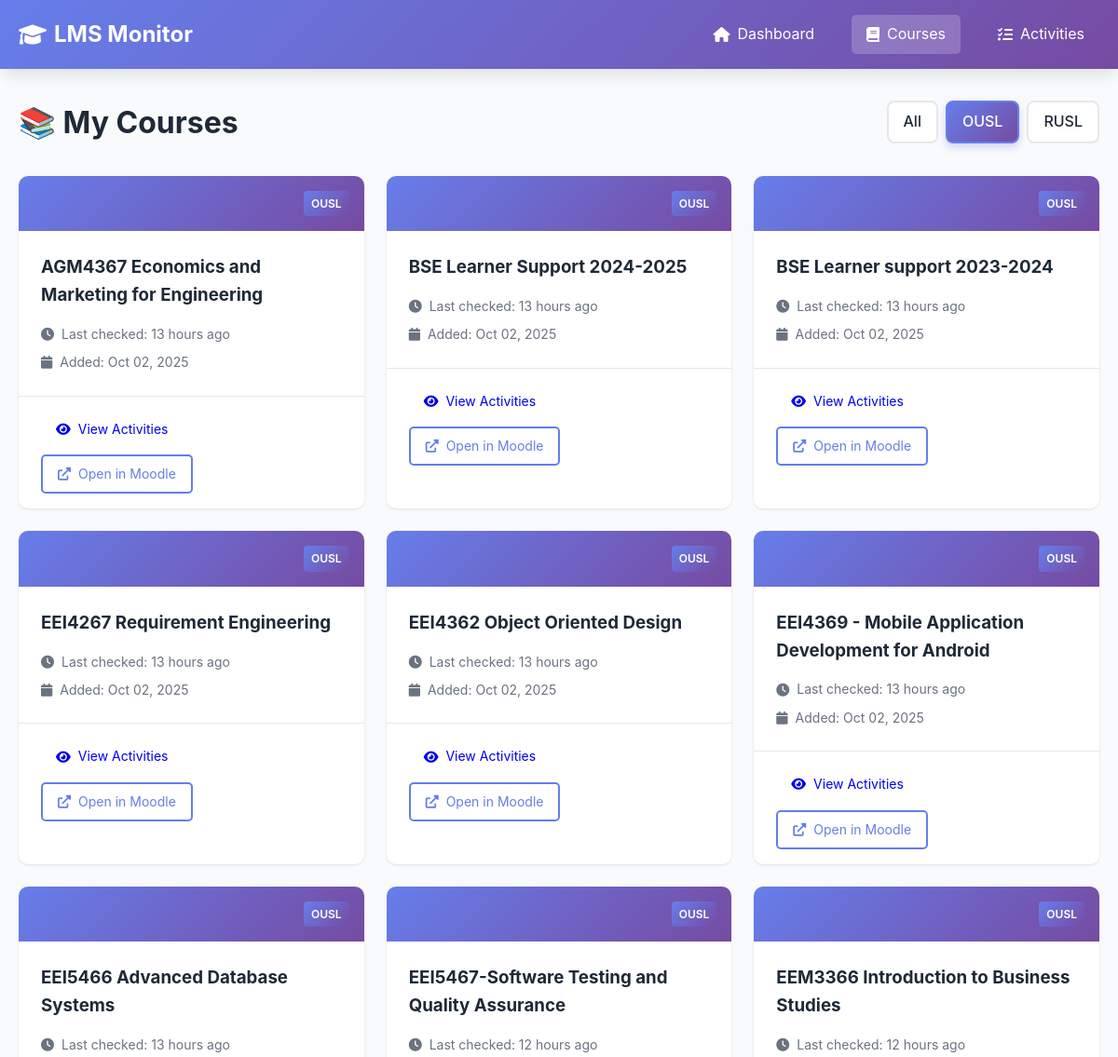
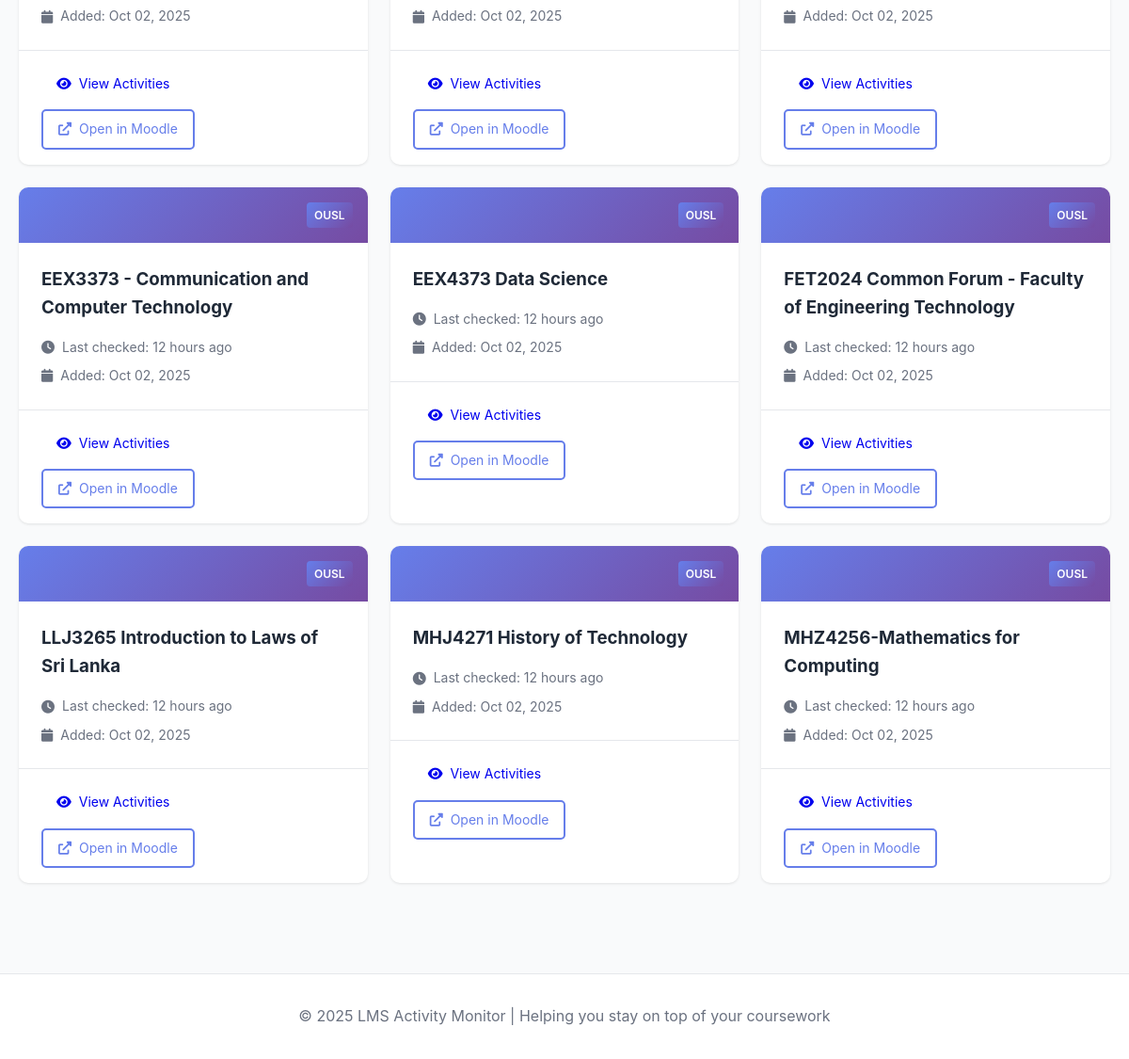
Before: /courses?lms=OUSL with the older database file (2 pictures, top to bottom).
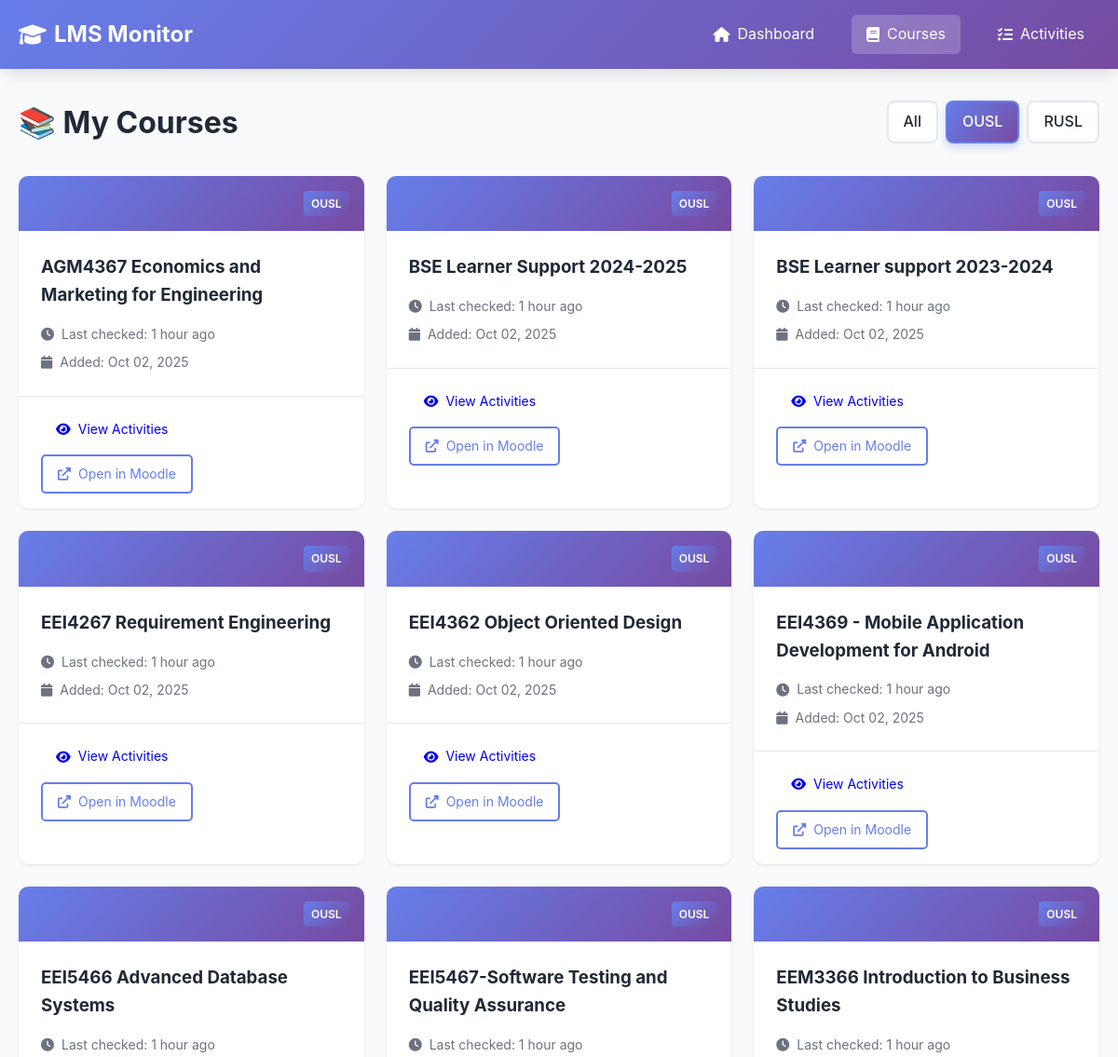
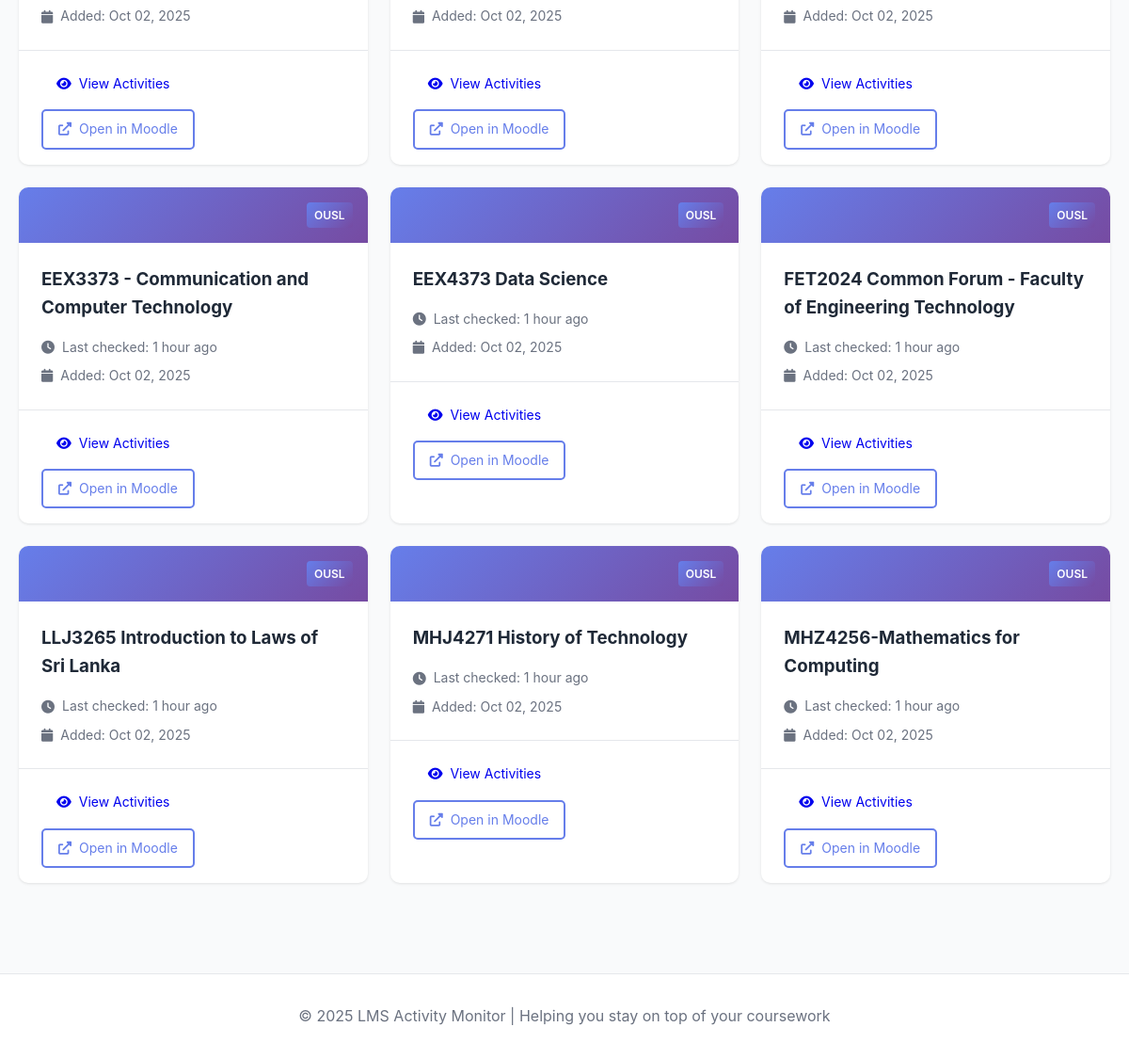
After: the same page with the newer database file (2 pictures, top to bottom).
### tables this page shows
CREATE TABLE courses (
                id INTEGER PRIMARY KEY AUTOINCREMENT,
                course_id TEXT UNIQUE NOT NULL,
                lms_name TEXT NOT NULL,
                course_name TEXT NOT NULL,
                course_url TEXT,
                first_seen TIMESTAMP DEFAULT CURRENT_TIMESTAMP,
                last_checked TIMESTAMP DEFAULT CURRENT_TIMESTAMP
            );

### app.py (the view)
@app.route('/courses')
def courses():
    lms_filter = request.args.get('lms', None)
    courses_list = db.get_all_courses(lms_name=lms_filter)
    return render_template('courses.html', courses=courses_list, lms_filter=lms_filter)

### app.py (called while the page is built)
@app.template_filter('datetime')
def format_datetime(value, format='%Y-%m-%d %H:%M:%S'):
    if value is None:
        return ''
    if isinstance(value, str):
        try:
            value = datetime.fromisoformat(value.replace('Z', '+00:00'))
        except:
            return value
    if value.tzinfo is None:
        from datetime import timezone
        value = value.replace(tzinfo=timezone.utc)
    from datetime import timezone, timedelta
    colombo_tz = timezone(timedelta(hours=5, minutes=30))
    local_time = value.astimezone(colombo_tz)
    return local_time.strftime(format)

### database.py (called while the page is built)
    def get_connection(self):
        return sqlite3.connect(self.db_path)

    def get_all_courses(self, lms_name: str = None) -> List[Dict[str, Any]]:
        conn = self.get_connection()
        cursor = conn.cursor()
        if lms_name:
            cursor.execute("""
                SELECT course_id, lms_name, course_name, course_url, first_seen, last_checked
                FROM courses
                WHERE lms_name = ?
                ORDER BY course_name
            """, (lms_name,))
        else:
            cursor.execute("""
                SELECT course_id, lms_name, course_name, course_url, first_seen, last_checked
                FROM courses
                ORDER BY lms_name, course_name
            """)
        columns = [desc[0] for desc in cursor.description]
        courses = [dict(zip(columns, row)) for row in cursor.fetchall()]
        conn.close()
        return courses

### templates/courses.html (shortened to what this page needs)
{% extends "base.html" %}  {% block content %}
<div class="page-header">
  <h1>📚 My Courses</h1>
  <div class="filters">
    <a
      href="/courses"
      class="filter-btn {% if not lms_filter %}active{% endif %}"
      >All</a
    >
    <a
      href="/courses?lms=OUSL"
      class="filter-btn {% if lms_filter == 'OUSL' %}active{% endif %}"
      >OUSL</a
    >
    <a
      href="/courses?lms=RUSL"
      class="filter-btn {% if lms_filter == 'RUSL' %}active{% endif %}"
      >RUSL</a
    >
  </div>
</div>
{% if courses %}
<div class="courses-grid">
  {% for course in courses %}
  <div class="course-card">
    <div class="course-header">
      <div class="lms-badge">{{ course.lms_name }}</div>
    </div>
    <div class="course-body">
      <h3>{{ course.course_name }}</h3>
      <div class="course-meta">
        <p>
          <i class="fas fa-clock"></i> Last checked: {{
          course.last_checked|timeago }}
        </p>
        <p>
          <i class="fas fa-calendar"></i> Added: {{
          course.first_seen|datetime('%b %d, %Y') }}
        </p>
      </div>
    </div>
    <div class="course-footer">
      <a href="/course/{{ course.course_id }}" class="btn btn-small">
        <i class="fas fa-eye"></i> View Activities
      </a>
      {% if course.course_url %}
      <a
        href="{{ course.course_url }}"
        target="_blank"
        class="btn btn-small btn-outline"
      >
        <i class="fas fa-external-link-alt"></i> Open in Moodle
      </a>
      {% endif %}
    </div>
  </div>
  {% endfor %}
</div>
{% endif %} {% endblock %}

### templates/base.html (shortened to what this page needs)
<!DOCTYPE html>
<html lang="en">
  <head>
    <link
      rel="stylesheet"
      href="{{ url_for('static', filename='style.css') }}"
    />
    <link
      rel="stylesheet"
      href="https://cdnjs.cloudflare.com/ajax/libs/font-awesome/6.0.0/css/all.min.css"
    />
  </head>
  <body>
    <nav class="navbar">
      <div class="container">
        <div class="nav-brand">
          <i class="fas fa-graduation-cap"></i>
          <span>LMS Monitor</span>
        </div>
        <ul class="nav-menu">
          <li>
            <a
              href="/"
              class="{% if request.endpoint == 'index' %}active{% endif %}"
            >
              <i class="fas fa-home"></i> Dashboard
            </a>
          </li>
          <li>
            <a
              href="/courses"
              class="{% if request.endpoint == 'courses' %}active{% endif %}"
            >
              <i class="fas fa-book"></i> Courses
            </a>
          </li>
          <li>
            <a
              href="/activities"
              class="{% if request.endpoint == 'activities' %}active{% endif %}"
            >
              <i class="fas fa-tasks"></i> Activities
            </a>
          </li>
        </ul>
      </div>
    </nav>
    <main class="main-content">
      <div class="container">{% block content %}{% endblock %}</div>
    </main>
    <footer class="footer">
      <div class="container">
        <p>
          &copy; 2025 LMS Activity Monitor | Helping you stay on top of your
          coursework
        </p>
      </div>
    </footer>
  </body>
</html>

### static/style.css (style rules this page uses)
:root { --primary-color: #667eea; --secondary-color: #764ba2; --accent-color: #f093fb; --success-color: #10b981; --danger-color: #ef4444; --warning-color: #f59e0b; --info-color: #3b82f6; --text-color: #1f2937; --text-light: #6b7280; --bg-color: #f9fafb; --card-bg: #ffffff; --border-color: #e5e7eb; --shadow: 0 1px 3px rgba(0, 0, 0, 0.1); --shadow-lg: 0 10px 15px -3px rgba(0, 0, 0, 0.1); }
* { margin: 0; padding: 0; box-sizing: border-box; }
body { font-family: -apple-system, BlinkMacSystemFont, "Segoe UI", Roboto, "Helvetica Neue", Arial, sans-serif; line-height: 1.6; color: var(--text-color); background-color: var(--bg-color); }
.container { max-width: 1200px; margin: 0 auto; padding: 0 20px; }
.navbar { background: linear-gradient( 135deg, var(--primary-color) 0%, var(--secondary-color) 100% ); color: white; padding: 1rem 0; box-shadow: var(--shadow-lg); }
.navbar .container { display: flex; justify-content: space-between; align-items: center; }
.nav-brand { font-size: 1.5rem; font-weight: bold; display: flex; align-items: center; gap: 0.5rem; }
.nav-menu { display: flex; list-style: none; gap: 1.5rem; }
.nav-menu a { color: white; text-decoration: none; padding: 0.5rem 1rem; border-radius: 5px; transition: background 0.3s; display: flex; align-items: center; gap: 0.5rem; }
.nav-menu a:hover, .nav-menu a.active { background: rgba(255, 255, 255, 0.2); }
.main-content { min-height: calc(100vh - 160px); padding: 2rem 0; }
.page-header { display: flex; justify-content: space-between; align-items: center; margin-bottom: 2rem; flex-wrap: wrap; gap: 1rem; }
.page-header h1 { font-size: 2rem; color: var(--text-color); }
.btn { padding: 0.75rem 1.5rem; border: none; border-radius: 5px; cursor: pointer; font-size: 1rem; text-decoration: none; display: inline-flex; align-items: center; gap: 0.5rem; transition: all 0.3s; }
.btn-small { padding: 0.5rem 1rem; font-size: 0.875rem; }
.btn-outline { background: transparent; border: 2px solid var(--primary-color); color: var(--primary-color); }
.lms-badge { background: var(--secondary-color); color: white; padding: 0.25rem 0.5rem; border-radius: 3px; font-size: 0.75rem; font-weight: 600; }
.courses-grid { display: grid; grid-template-columns: repeat(auto-fill, minmax(300px, 1fr)); gap: 1.5rem; }
.course-card { background: var(--card-bg); border-radius: 10px; box-shadow: var(--shadow); overflow: hidden; transition: transform 0.3s; }
.course-header { background: linear-gradient( 135deg, var(--primary-color) 0%, var(--secondary-color) 100% ); padding: 1rem; display: flex; justify-content: flex-end; }
.course-body { padding: 1.5rem; }
.course-body h3 { margin-bottom: 1rem; color: var(--text-color); }
.course-meta { display: flex; flex-direction: column; gap: 0.5rem; }
.course-meta p { color: var(--text-light); font-size: 0.875rem; display: flex; align-items: center; gap: 0.5rem; }
.course-footer { padding: 1rem 1.5rem; border-top: 1px solid var(--border-color); display: flex; gap: 0.5rem; flex-wrap: wrap; }
.filters { display: flex; gap: 0.5rem; }
.filters .filter-btn { padding: 0.5rem 1rem; border: 2px solid var(--border-color); background: var(--card-bg); color: var(--text-color); border-radius: 8px; text-decoration: none; transition: all 0.3s; font-weight: 500; display: inline-flex; align-items: center; justify-content: center; }
.filters .filter-btn.active { border-color: var(--primary-color); color: white; background: linear-gradient(135deg, var(--primary-color), var(--secondary-color)); box-shadow: 0 4px 8px rgba(102, 126, 234, 0.3); }
.footer { background: var(--card-bg); border-top: 1px solid var(--border-color); padding: 2rem 0; margin-top: 4rem; text-align: center; color: var(--text-light); }
.lms-badge { display: inline-block; padding: 0.25rem 0.5rem; background: linear-gradient(135deg, #667eea, #764ba2); color: white; border-radius: 4px; font-size: 0.75rem; font-weight: 600; margin-left: 0.5rem; }

Changed rows visible on the page:
changed courses "AGM4367 Economics and Marketing for Engineering": last_checked "13 hours ago" → "1 hour ago"
changed courses "BSE Learner Support 2024-2025": last_checked "13 hours ago" → "1 hour ago"
changed courses "BSE Learner support 2023-2024": last_checked "13 hours ago" → "1 hour ago"
changed courses "EEI4267 Requirement Engineering": last_checked "13 hours ago" → "1 hour ago"
changed courses "EEI4362 Object Oriented Design": last_checked "13 hours ago" → "1 hour ago"
changed courses "EEI4369 - Mobile Application Development for Android": last_checked "13 hours ago" → "1 hour ago"
changed courses "EEI5466 Advanced Database Systems": last_checked "13 hours ago" → "1 hour ago"
changed courses "EEI5467-Software Testing and Quality Assurance": last_checked "12 hours ago" → "1 hour ago"
changed courses "EEM3366 Introduction to Business Studies": last_checked "12 hours ago" → "1 hour ago"
changed courses "EEX3373 - Communication and Computer Technology": last_checked "12 hours ago" → "1 hour ago"
changed courses "EEX4373 Data Science": last_checked "12 hours ago" → "1 hour ago"
changed courses "FET2024 Common Forum - Faculty of Engineering Technology": last_checked "12 hours ago" → "1 hour ago"
changed courses "LLJ3265 Introduction to Laws of Sri Lanka": last_checked "12 hours ago" → "1 hour ago"
changed courses "MHJ4271 History of Technology": last_checked "12 hours ago" → "1 hour ago"
changed courses "MHZ4256-Mathematics for Computing": last_checked "12 hours ago" → "1 hour ago"
